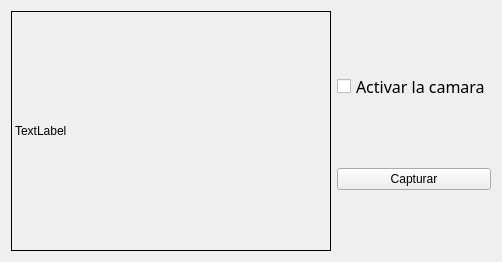
        <widget class="QWidget" name="Camara">
         <attribute name="icon">
          <iconset>
           <normaloff>../../../../../../usr/share/icons/Numix-Light/scalable/actions/view-list-images-symbolic.svg</normaloff>../../../../../../usr/share/icons/Numix-Light/scalable/actions/view-list-images-symbolic.svg</iconset>
         </attribute>
         <attribute name="title">
          <string>Tab 1</string>
         </attribute>
         <layout class="QHBoxLayout" name="horizontalLayout_5">
          <item>
           <widget class="QLabel" name="label_2">
            <property name="minimumSize">
             <size>
              <width>320</width>
              <height>240</height>
             </size>
            </property>
            <property name="maximumSize">
             <size>
              <width>640</width>
              <height>480</height>
             </size>
            </property>
            <property name="frameShape">
             <enum>QFrame::Box</enum>
            </property>
            <property name="text">
             <string>TextLabel</string>
            </property>
           </widget>
          </item>
          <item>
           <layout class="QVBoxLayout" name="verticalLayout_6">
            <item>
             <widget class="QCheckBox" name="Activar_camara">
              <property name="font">
               <font>
                <family>Iosevka</family>
                <pointsize>12</pointsize>
                <weight>50</weight>
                <bold>false</bold>
               </font>
              </property>
              <property name="text">
               <string>Activar la camara</string>
              </property>
             </widget>
            </item>
            <item>
             <widget class="QPushButton" name="Capturar_imagen">
              <property name="text">
               <string>Capturar</string>
              </property>
              <property name="icon">
               <iconset>
                <normaloff>../../../../../../../../usr/share/icons/Papirus-Dark/24x24/devices/camera-photo.svg</normaloff>../../../../../../../../usr/share/icons/Papirus-Dark/24x24/devices/camera-photo.svg</iconset>
              </property>
             </widget>
            </item>
           </layout>
          </item>
         </layout>
        </widget>
